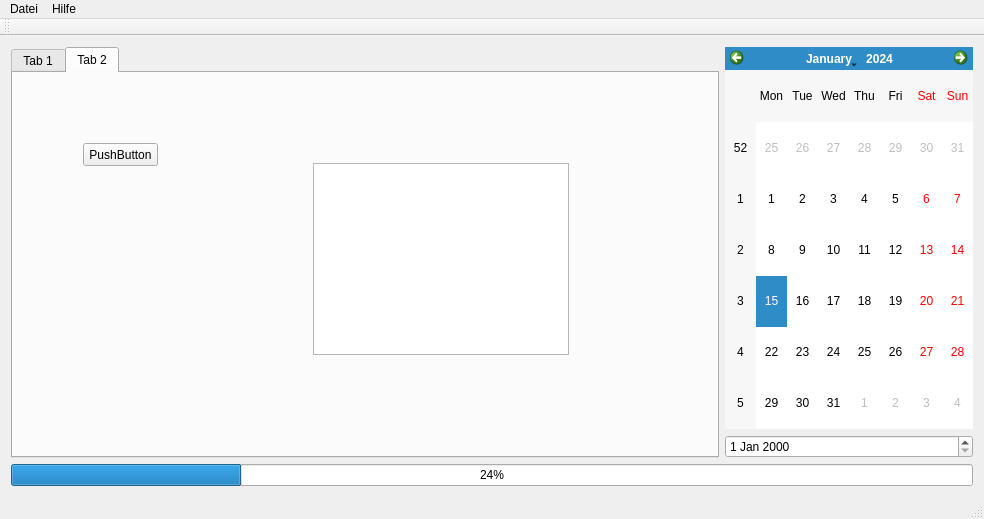
<?xml version="1.0" encoding="UTF-8"?>
<ui version="4.0">
 <class>QSolanizer</class>
 <widget class="QMainWindow" name="QSolanizer">
  <property name="geometry">
   <rect>
    <x>0</x>
    <y>0</y>
    <width>984</width>
    <height>519</height>
   </rect>
  </property>
  <property name="windowTitle">
   <string>QSolanizer</string>
  </property>
  <widget class="QWidget" name="centralWidget">
   <layout class="QVBoxLayout" name="verticalLayout_3">
    <item>
     <layout class="QVBoxLayout" name="verticalLayout">
      <item>
       <layout class="QHBoxLayout" name="horizontalLayout" stretch="1,0">
        <item>
         <widget class="QTabWidget" name="tabWidget">
          <property name="currentIndex">
           <number>1</number>
          </property>
          <widget class="QWidget" name="tab">
           <attribute name="title">
            <string>Tab 1</string>
           </attribute>
           <layout class="QHBoxLayout" name="horizontalLayout_3">
            <item>
             <layout class="QHBoxLayout" name="horizontalLayout_2">
              <item>
               <layout class="QVBoxLayout" name="verticalLayout_4">
                <item>
                 <widget class="QGroupBox" name="groupBox">
                  <property name="title">
                   <string>GroupBox</string>
                  </property>
                 </widget>
                </item>
                <item>
                 <widget class="QGroupBox" name="groupBox_2">
                  <property name="title">
                   <string>GroupBox</string>
                  </property>
                 </widget>
                </item>
               </layout>
              </item>
              <item>
               <widget class="QCustomPlot" name="wPowerCurve" native="true"/>
              </item>
             </layout>
            </item>
           </layout>
          </widget>
          <widget class="QWidget" name="tab_2">
           <attribute name="title">
            <string>Tab 2</string>
           </attribute>
           <widget class="QPushButton" name="bTest">
            <property name="geometry">
             <rect>
              <x>70</x>
              <y>70</y>
              <width>75</width>
              <height>23</height>
             </rect>
            </property>
            <property name="text">
             <string>PushButton</string>
            </property>
           </widget>
           <widget class="QTextBrowser" name="tbOut">
            <property name="geometry">
             <rect>
              <x>300</x>
              <y>90</y>
              <width>256</width>
              <height>192</height>
             </rect>
            </property>
           </widget>
          </widget>
         </widget>
        </item>
        <item>
         <layout class="QVBoxLayout" name="verticalLayout_2">
          <item>
           <widget class="QCalendarWidget" name="calendarWidget"/>
          </item>
          <item>
           <widget class="QDateEdit" name="dateEdit"/>
          </item>
         </layout>
        </item>
       </layout>
      </item>
      <item>
       <widget class="QProgressBar" name="progressBar">
        <property name="value">
         <number>24</number>
        </property>
       </widget>
      </item>
     </layout>
    </item>
   </layout>
  </widget>
  <widget class="QMenuBar" name="menuBar">
   <property name="geometry">
    <rect>
     <x>0</x>
     <y>0</y>
     <width>984</width>
     <height>21</height>
    </rect>
   </property>
   <widget class="QMenu" name="menuDatei">
    <property name="title">
     <string>Datei</string>
    </property>
    <addaction name="actionNeu_Laden"/>
    <addaction name="actionAndere_Anlage_ffnen"/>
    <addaction name="separator"/>
    <addaction name="actionEinstellungen"/>
    <addaction name="separator"/>
    <addaction name="actionBeenden"/>
   </widget>
   <widget class="QMenu" name="menuHilfe">
    <property name="title">
     <string>Hilfe</string>
    </property>
    <addaction name="action_ber"/>
   </widget>
   <addaction name="menuDatei"/>
   <addaction name="menuHilfe"/>
  </widget>
  <widget class="QToolBar" name="mainToolBar">
   <attribute name="toolBarArea">
    <enum>TopToolBarArea</enum>
   </attribute>
   <attribute name="toolBarBreak">
    <bool>false</bool>
   </attribute>
  </widget>
  <widget class="QStatusBar" name="statusBar"/>
  <action name="actionNeu_Laden">
   <property name="text">
    <string>neu Laden</string>
   </property>
  </action>
  <action name="actionAndere_Anlage_ffnen">
   <property name="text">
    <string>andere Anlage öffnen</string>
   </property>
  </action>
  <action name="actionEinstellungen">
   <property name="text">
    <string>Einstellungen</string>
   </property>
  </action>
  <action name="actionBeenden">
   <property name="text">
    <string>Beenden</string>
   </property>
  </action>
  <action name="action_ber">
   <property name="text">
    <string>Über</string>
   </property>
  </action>
 </widget>
 <layoutdefault spacing="6" margin="11"/>
 <customwidgets>
  <customwidget>
   <class>QCustomPlot</class>
   <extends>QWidget</extends>
   <header>qcp\qcustomplot.h</header>
   <container>1</container>
  </customwidget>
 </customwidgets>
 <resources/>
 <connections/>
</ui>
